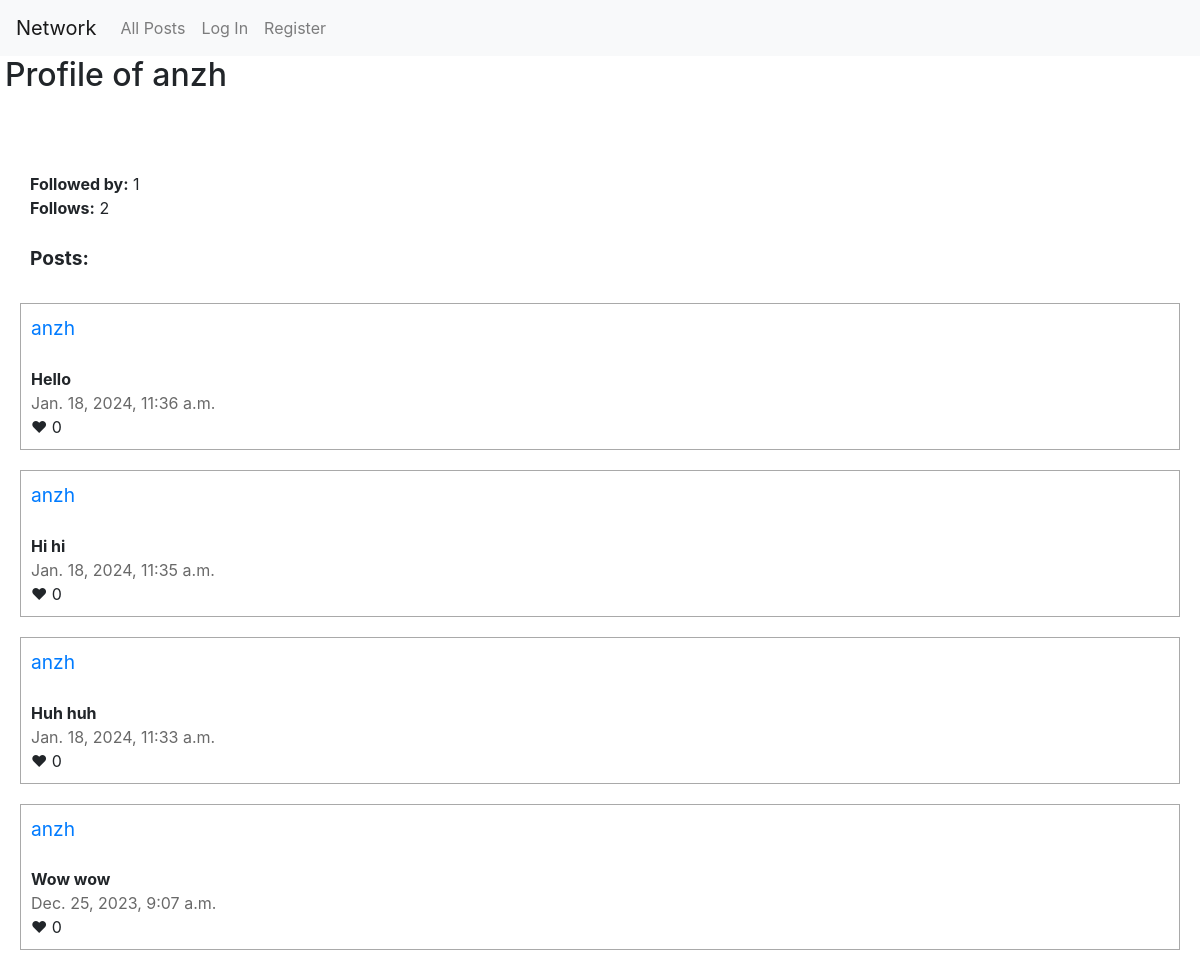
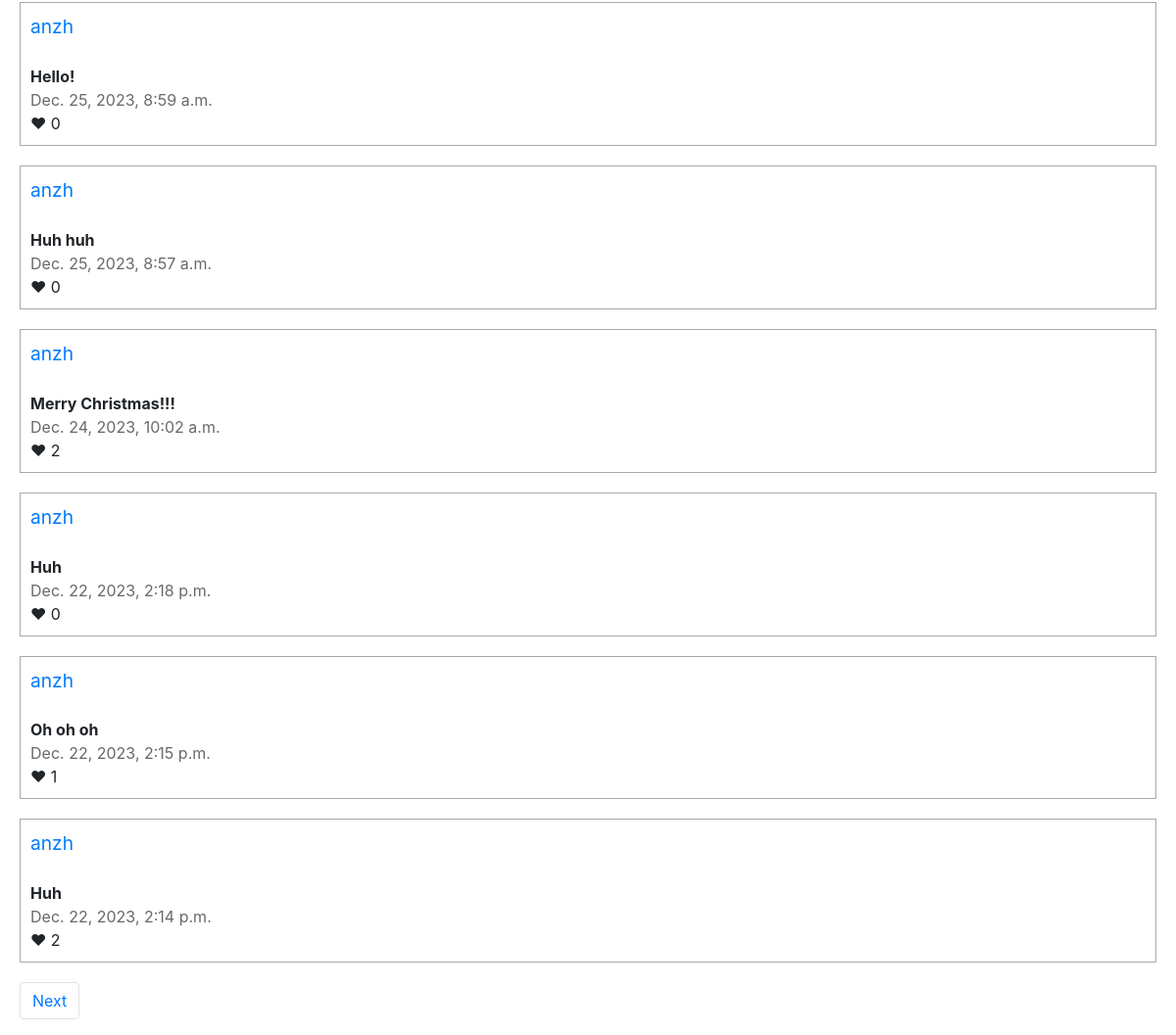
Page /profile/anzh on the committed database (2 pictures, top to bottom).
### network/models.py (models this page shows, shortened)
class User(AbstractUser):
    pass

class Post(models.Model):
    author = models.ForeignKey(User, on_delete=models.CASCADE, blank=True, null=True, related_name="author")
    content = models.TextField()
    time = models.DateTimeField(db_default=Now())
    likes = models.IntegerField(default=0)

### network/views.py (the view)
# urls.py: path("profile/<str:username>", views.profile, name="profile"),
def profile(request, username):
    user = User.objects.get(username=username)
    all_followers = len(Followers.objects.filter(followed=user))
    all_follows = len(Followers.objects.filter(follower=user))
    posts = Post.objects.filter(author=user)
    posts = posts.order_by("-time").all()
    followers = []
    follow = Followers.objects.filter(followed=user)
    for foll in follow:
        folls = foll.follower
        followers.append(folls)
    paginator = Paginator(posts, 10)
    page_number = request.GET.get('page')
    page_obj = paginator.get_page(page_number)
    try:
        likes = Like.objects.filter(user=request.user)
        liked_posts = []
        for like in likes:
            liked_posts.append(like.post)
    except:
        liked_posts = []
    return render(request, "network/profile.html" , {
            "all_followers": all_followers,
            "all_follows": all_follows,
            "page_obj": page_obj,
            "username": username,
            "followers": followers,
            "liked_posts": liked_posts,
    })

### network/templates/network/profile.html (shortened to what this page needs)
{% extends "network/layout.html" %}
{% load static %}
{% block body %}
    <h2 style="padding-left: 5px;">Profile of {{ username }}</h2>
    <div id="profile">
        <br><br>
        <strong>Followed by:</strong> {{ all_followers}} <br>
        <strong>Follows:</strong> {{ all_follows}} <br><br>
        <strong><span style="font-size: larger;"">Posts:</span></strong>
    </div>
    {% for post in page_obj %}
        <div id="edit {{post.id}}" style="border-style: solid; border-width: 1px; border-color: darkgrey; padding: 10px; margin: 20px;">
            <span style="font-size: larger;"><a href="{% url 'profile' username=post.author %}">{{ post.author }}</a></span><br/><br/>
            <strong><span id="s {{post.id}}">{{ post.content }}</span></strong><br/>
            <span style="color: dimgray;">{{ post.time }}</span><br/>
            &#10084; <span id="l {{post.id}}">{{ post.likes }}</span><br/>
        </div>
    {% endfor %}
    <nav aria-label="Page navigation example">
        <ul class="pagination">
            {% if page_obj.has_next %}
                <li class="page-item" style="padding-left: 20px;"><a class="page-link" href="?page={{ page_obj.next_page_number }}">Next</a></li>
            {% endif %}
        </ul>
    </nav>
{% endblock %}

### network/static/network/styles.css (style rules this page uses)
#profile { padding: 10px; margin: 20px; }

### rows in the picture
User: username "anzh"
Post: author "anzh", content "Hello", time "Jan. 18, 2024, 11:36 a.m.", likes "0"
Post: author "anzh", content "Hi hi", time "Jan. 18, 2024, 11:35 a.m.", likes "0"
Post: author "anzh", content "Huh huh", time "Jan. 18, 2024, 11:33 a.m.", likes "0"
Post: author "anzh", content "Wow wow", time "Dec. 25, 2023, 9:07 a.m.", likes "0"
Post: author "anzh", content "Hello!", time "Dec. 25, 2023, 8:59 a.m.", likes "0"
Post: author "anzh", content "Huh huh", time "Dec. 25, 2023, 8:57 a.m.", likes "0"
Post: author "anzh", content "Merry Christmas!!!", time "Dec. 24, 2023, 10:02 a.m.", likes "2"
Post: author "anzh", content "Huh", time "Dec. 22, 2023, 2:18 p.m.", likes "0"
Post: author "anzh", content "Oh oh oh", time "Dec. 22, 2023, 2:15 p.m.", likes "1"
Post: author "anzh", content "Huh", time "Dec. 22, 2023, 2:14 p.m.", likes "2"

### other values in the picture
{{ all_followers }} "1"
{{ all_follows }} "2"
